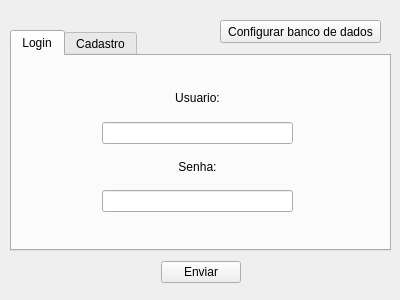
<?xml version="1.0" encoding="UTF-8"?>
<ui version="4.0">
 <class>Autenticacao</class>
 <widget class="QWidget" name="Autenticacao">
  <property name="geometry">
   <rect>
    <x>0</x>
    <y>0</y>
    <width>400</width>
    <height>300</height>
   </rect>
  </property>
  <property name="windowTitle">
   <string>Form</string>
  </property>
  <widget class="QTabWidget" name="EscolheCadastroLogin">
   <property name="geometry">
    <rect>
     <x>10</x>
     <y>30</y>
     <width>381</width>
     <height>221</height>
    </rect>
   </property>
   <property name="currentIndex">
    <number>0</number>
   </property>
   <widget class="QWidget" name="Login">
    <attribute name="title">
     <string>Login</string>
    </attribute>
    <widget class="QWidget" name="layoutWidget">
     <property name="geometry">
      <rect>
       <x>90</x>
       <y>25</y>
       <width>191</width>
       <height>131</height>
      </rect>
     </property>
     <layout class="QVBoxLayout" name="verticalLayout_3">
      <item>
       <widget class="QLabel" name="label_7">
        <property name="text">
         <string>&lt;html&gt;&lt;head/&gt;&lt;body&gt;&lt;p align=&quot;center&quot;&gt;Usuario:&lt;/p&gt;&lt;/body&gt;&lt;/html&gt;</string>
        </property>
       </widget>
      </item>
      <item>
       <widget class="QLineEdit" name="Usuario_3"/>
      </item>
      <item>
       <widget class="QLabel" name="label_8">
        <property name="text">
         <string>&lt;html&gt;&lt;head/&gt;&lt;body&gt;&lt;p align=&quot;center&quot;&gt;Senha:&lt;/p&gt;&lt;/body&gt;&lt;/html&gt;</string>
        </property>
       </widget>
      </item>
      <item>
       <widget class="QLineEdit" name="Senha_3"/>
      </item>
     </layout>
    </widget>
   </widget>
   <widget class="QWidget" name="Cadastro">
    <attribute name="title">
     <string>Cadastro</string>
    </attribute>
    <widget class="QFrame" name="frame">
     <property name="geometry">
      <rect>
       <x>10</x>
       <y>10</y>
       <width>171</width>
       <height>171</height>
      </rect>
     </property>
     <property name="frameShape">
      <enum>QFrame::StyledPanel</enum>
     </property>
     <property name="frameShadow">
      <enum>QFrame::Raised</enum>
     </property>
     <widget class="QWidget" name="layoutWidget">
      <property name="geometry">
       <rect>
        <x>6</x>
        <y>10</y>
        <width>156</width>
        <height>151</height>
       </rect>
      </property>
      <layout class="QVBoxLayout" name="verticalLayout_2">
       <item>
        <widget class="QLabel" name="label">
         <property name="text">
          <string>&lt;html&gt;&lt;head/&gt;&lt;body&gt;&lt;p align=&quot;center&quot;&gt;Usuario que pode cadastrar tipo&lt;/p&gt;&lt;/body&gt;&lt;/html&gt;</string>
         </property>
        </widget>
       </item>
       <item>
        <widget class="QLabel" name="label_2">
         <property name="text">
          <string>&lt;html&gt;&lt;head/&gt;&lt;body&gt;&lt;p align=&quot;center&quot;&gt;Usuario:&lt;/p&gt;&lt;/body&gt;&lt;/html&gt;</string>
         </property>
        </widget>
       </item>
       <item>
        <widget class="QLineEdit" name="Usuario"/>
       </item>
       <item>
        <widget class="QLabel" name="label_3">
         <property name="text">
          <string>&lt;html&gt;&lt;head/&gt;&lt;body&gt;&lt;p align=&quot;center&quot;&gt;Senha:&lt;/p&gt;&lt;/body&gt;&lt;/html&gt;</string>
         </property>
        </widget>
       </item>
       <item>
        <widget class="QLineEdit" name="Senha"/>
       </item>
      </layout>
     </widget>
    </widget>
    <widget class="QWidget" name="layoutWidget">
     <property name="geometry">
      <rect>
       <x>200</x>
       <y>10</y>
       <width>161</width>
       <height>161</height>
      </rect>
     </property>
     <layout class="QVBoxLayout" name="verticalLayout">
      <item>
       <widget class="QLabel" name="label_9">
        <property name="text">
         <string>&lt;html&gt;&lt;head/&gt;&lt;body&gt;&lt;p align=&quot;center&quot;&gt;Usuario a ser cadastrado&lt;/p&gt;&lt;/body&gt;&lt;/html&gt;</string>
        </property>
       </widget>
      </item>
      <item>
       <widget class="QLabel" name="label_6">
        <property name="text">
         <string>&lt;html&gt;&lt;head/&gt;&lt;body&gt;&lt;p align=&quot;center&quot;&gt;Novo Usuario:&lt;/p&gt;&lt;/body&gt;&lt;/html&gt;</string>
        </property>
       </widget>
      </item>
      <item>
       <widget class="QLineEdit" name="Usuario_2"/>
      </item>
      <item>
       <widget class="QLabel" name="label_5">
        <property name="text">
         <string>&lt;html&gt;&lt;head/&gt;&lt;body&gt;&lt;p align=&quot;center&quot;&gt;Senha:&lt;/p&gt;&lt;/body&gt;&lt;/html&gt;</string>
        </property>
       </widget>
      </item>
      <item>
       <widget class="QLineEdit" name="Senha_2"/>
      </item>
      <item>
       <widget class="QLabel" name="label_4">
        <property name="text">
         <string>&lt;html&gt;&lt;head/&gt;&lt;body&gt;&lt;p align=&quot;center&quot;&gt;Tipo de usuario:&lt;/p&gt;&lt;/body&gt;&lt;/html&gt;</string>
        </property>
       </widget>
      </item>
      <item>
       <widget class="QComboBox" name="TipoUsuario"/>
      </item>
     </layout>
    </widget>
   </widget>
  </widget>
  <widget class="QWidget" name="layoutWidget">
   <property name="geometry">
    <rect>
     <x>10</x>
     <y>260</y>
     <width>381</width>
     <height>25</height>
    </rect>
   </property>
   <layout class="QHBoxLayout" name="horizontalLayout">
    <item>
     <spacer name="horizontalSpacer_2">
      <property name="orientation">
       <enum>Qt::Horizontal</enum>
      </property>
      <property name="sizeHint" stdset="0">
       <size>
        <width>40</width>
        <height>20</height>
       </size>
      </property>
     </spacer>
    </item>
    <item>
     <widget class="QPushButton" name="Envia">
      <property name="text">
       <string>Enviar</string>
      </property>
     </widget>
    </item>
    <item>
     <spacer name="horizontalSpacer">
      <property name="orientation">
       <enum>Qt::Horizontal</enum>
      </property>
      <property name="sizeHint" stdset="0">
       <size>
        <width>40</width>
        <height>20</height>
       </size>
      </property>
     </spacer>
    </item>
   </layout>
  </widget>
  <widget class="QPushButton" name="pushButton">
   <property name="geometry">
    <rect>
     <x>220</x>
     <y>20</y>
     <width>161</width>
     <height>23</height>
    </rect>
   </property>
   <property name="text">
    <string>Configurar banco de dados</string>
   </property>
  </widget>
 </widget>
 <resources/>
 <connections/>
</ui>
